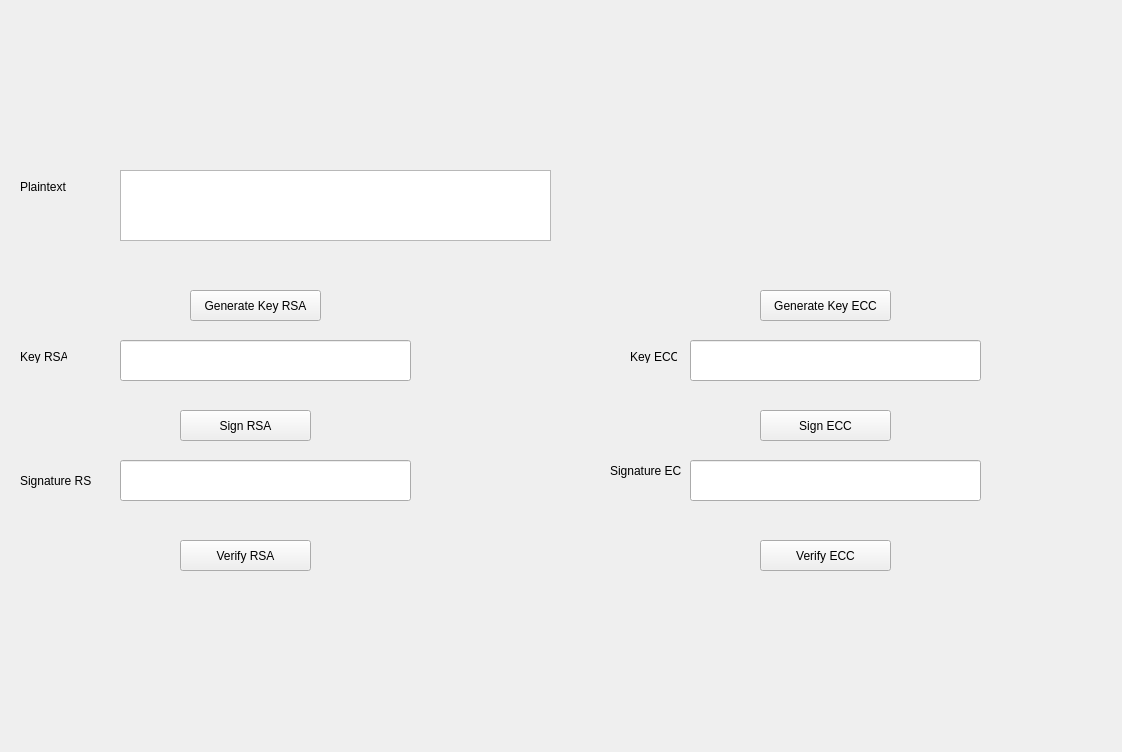
<?xml version="1.0" encoding="UTF-8"?>
<ui version="4.0">
 <class>Form</class>
 <widget class="QWidget" name="Form">
  <property name="geometry">
   <rect>
    <x>0</x>
    <y>0</y>
    <width>1122</width>
    <height>752</height>
   </rect>
  </property>
  <property name="windowTitle">
   <string>Form</string>
  </property>
  <widget class="QPlainTextEdit" name="plainTextEdit">
   <property name="geometry">
    <rect>
     <x>120</x>
     <y>170</y>
     <width>431</width>
     <height>71</height>
    </rect>
   </property>
  </widget>
  <widget class="QLineEdit" name="lineEdit">
   <property name="geometry">
    <rect>
     <x>120</x>
     <y>340</y>
     <width>291</width>
     <height>41</height>
    </rect>
   </property>
  </widget>
  <widget class="QLineEdit" name="lineEdit_2">
   <property name="geometry">
    <rect>
     <x>120</x>
     <y>460</y>
     <width>291</width>
     <height>41</height>
    </rect>
   </property>
  </widget>
  <widget class="QLineEdit" name="lineEdit_3">
   <property name="geometry">
    <rect>
     <x>690</x>
     <y>340</y>
     <width>291</width>
     <height>41</height>
    </rect>
   </property>
  </widget>
  <widget class="QLineEdit" name="lineEdit_4">
   <property name="geometry">
    <rect>
     <x>690</x>
     <y>460</y>
     <width>291</width>
     <height>41</height>
    </rect>
   </property>
  </widget>
  <widget class="QLabel" name="label">
   <property name="geometry">
    <rect>
     <x>20</x>
     <y>180</y>
     <width>47</width>
     <height>13</height>
    </rect>
   </property>
   <property name="text">
    <string>Plaintext</string>
   </property>
  </widget>
  <widget class="QPushButton" name="pushButton">
   <property name="geometry">
    <rect>
     <x>190</x>
     <y>290</y>
     <width>131</width>
     <height>31</height>
    </rect>
   </property>
   <property name="text">
    <string>Generate Key RSA</string>
   </property>
  </widget>
  <widget class="QPushButton" name="pushButton_2">
   <property name="geometry">
    <rect>
     <x>760</x>
     <y>290</y>
     <width>131</width>
     <height>31</height>
    </rect>
   </property>
   <property name="text">
    <string>Generate Key ECC</string>
   </property>
  </widget>
  <widget class="QPushButton" name="pushButton_3">
   <property name="geometry">
    <rect>
     <x>180</x>
     <y>410</y>
     <width>131</width>
     <height>31</height>
    </rect>
   </property>
   <property name="text">
    <string>Sign RSA</string>
   </property>
  </widget>
  <widget class="QPushButton" name="pushButton_4">
   <property name="geometry">
    <rect>
     <x>760</x>
     <y>410</y>
     <width>131</width>
     <height>31</height>
    </rect>
   </property>
   <property name="text">
    <string>Sign ECC</string>
   </property>
  </widget>
  <widget class="QPushButton" name="pushButton_5">
   <property name="geometry">
    <rect>
     <x>180</x>
     <y>540</y>
     <width>131</width>
     <height>31</height>
    </rect>
   </property>
   <property name="text">
    <string>Verify RSA</string>
   </property>
  </widget>
  <widget class="QPushButton" name="pushButton_6">
   <property name="geometry">
    <rect>
     <x>760</x>
     <y>540</y>
     <width>131</width>
     <height>31</height>
    </rect>
   </property>
   <property name="text">
    <string>Verify ECC</string>
   </property>
  </widget>
  <widget class="QLabel" name="label_2">
   <property name="geometry">
    <rect>
     <x>20</x>
     <y>350</y>
     <width>47</width>
     <height>13</height>
    </rect>
   </property>
   <property name="text">
    <string>Key RSA</string>
   </property>
  </widget>
  <widget class="QLabel" name="label_3">
   <property name="geometry">
    <rect>
     <x>630</x>
     <y>350</y>
     <width>47</width>
     <height>13</height>
    </rect>
   </property>
   <property name="text">
    <string>Key ECC</string>
   </property>
  </widget>
  <widget class="QLabel" name="label_4">
   <property name="geometry">
    <rect>
     <x>20</x>
     <y>470</y>
     <width>71</width>
     <height>21</height>
    </rect>
   </property>
   <property name="text">
    <string>Signature RSA</string>
   </property>
  </widget>
  <widget class="QLabel" name="label_5">
   <property name="geometry">
    <rect>
     <x>610</x>
     <y>460</y>
     <width>71</width>
     <height>21</height>
    </rect>
   </property>
   <property name="text">
    <string>Signature ECC</string>
   </property>
  </widget>
 </widget>
 <resources/>
 <connections/>
</ui>
